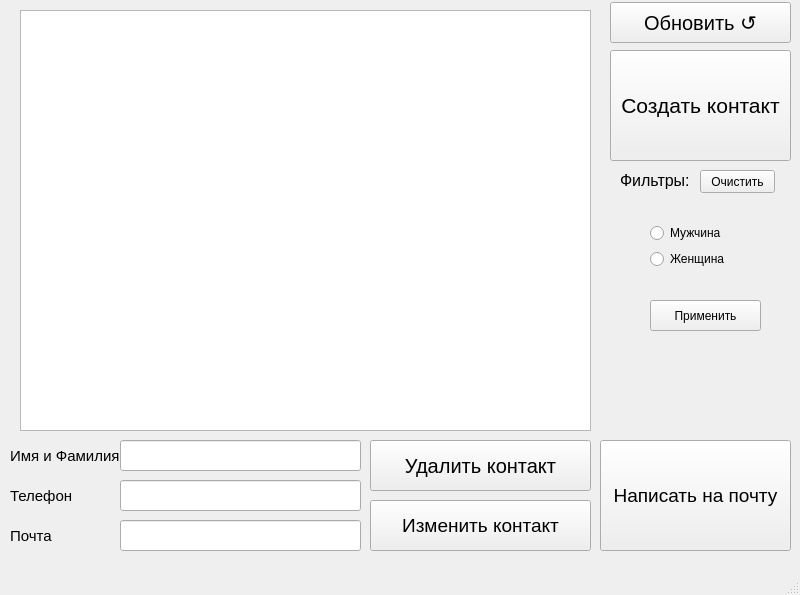
<?xml version="1.0" encoding="UTF-8"?>
<ui version="4.0">
 <class>all_contact</class>
 <widget class="QMainWindow" name="all_contact">
  <property name="geometry">
   <rect>
    <x>0</x>
    <y>0</y>
    <width>800</width>
    <height>595</height>
   </rect>
  </property>
  <property name="windowTitle">
   <string>Контакты</string>
  </property>
  <widget class="QWidget" name="centralwidget">
   <widget class="QPushButton" name="pushButton">
    <property name="geometry">
     <rect>
      <x>610</x>
      <y>50</y>
      <width>181</width>
      <height>111</height>
     </rect>
    </property>
    <property name="font">
     <font>
      <pointsize>16</pointsize>
     </font>
    </property>
    <property name="text">
     <string>Создать контакт</string>
    </property>
   </widget>
   <widget class="QLabel" name="label">
    <property name="geometry">
     <rect>
      <x>620</x>
      <y>170</y>
      <width>81</width>
      <height>21</height>
     </rect>
    </property>
    <property name="font">
     <font>
      <pointsize>12</pointsize>
     </font>
    </property>
    <property name="text">
     <string>Фильтры:</string>
    </property>
   </widget>
   <widget class="QPushButton" name="obnov">
    <property name="geometry">
     <rect>
      <x>610</x>
      <y>2</y>
      <width>181</width>
      <height>41</height>
     </rect>
    </property>
    <property name="font">
     <font>
      <pointsize>15</pointsize>
     </font>
    </property>
    <property name="text">
     <string>Обновить ↺</string>
    </property>
   </widget>
   <widget class="QListWidget" name="listWidget">
    <property name="geometry">
     <rect>
      <x>20</x>
      <y>10</y>
      <width>571</width>
      <height>421</height>
     </rect>
    </property>
   </widget>
   <widget class="QLineEdit" name="nameline">
    <property name="geometry">
     <rect>
      <x>120</x>
      <y>440</y>
      <width>241</width>
      <height>31</height>
     </rect>
    </property>
   </widget>
   <widget class="QLineEdit" name="nameline_2">
    <property name="geometry">
     <rect>
      <x>120</x>
      <y>480</y>
      <width>241</width>
      <height>31</height>
     </rect>
    </property>
   </widget>
   <widget class="QLineEdit" name="nameline_3">
    <property name="geometry">
     <rect>
      <x>120</x>
      <y>520</y>
      <width>241</width>
      <height>31</height>
     </rect>
    </property>
   </widget>
   <widget class="QLabel" name="label_2">
    <property name="geometry">
     <rect>
      <x>10</x>
      <y>440</y>
      <width>111</width>
      <height>31</height>
     </rect>
    </property>
    <property name="font">
     <font>
      <pointsize>11</pointsize>
     </font>
    </property>
    <property name="text">
     <string>Имя и Фамилия</string>
    </property>
   </widget>
   <widget class="QLabel" name="label_3">
    <property name="geometry">
     <rect>
      <x>10</x>
      <y>480</y>
      <width>111</width>
      <height>31</height>
     </rect>
    </property>
    <property name="font">
     <font>
      <pointsize>11</pointsize>
     </font>
    </property>
    <property name="text">
     <string>Телефон</string>
    </property>
   </widget>
   <widget class="QLabel" name="label_4">
    <property name="geometry">
     <rect>
      <x>10</x>
      <y>520</y>
      <width>111</width>
      <height>31</height>
     </rect>
    </property>
    <property name="font">
     <font>
      <pointsize>11</pointsize>
     </font>
    </property>
    <property name="text">
     <string>Почта</string>
    </property>
   </widget>
   <widget class="QPushButton" name="sendemail">
    <property name="geometry">
     <rect>
      <x>600</x>
      <y>440</y>
      <width>191</width>
      <height>111</height>
     </rect>
    </property>
    <property name="font">
     <font>
      <pointsize>14</pointsize>
     </font>
    </property>
    <property name="text">
     <string>Написать на почту</string>
    </property>
   </widget>
   <widget class="QPushButton" name="deletecontact">
    <property name="geometry">
     <rect>
      <x>370</x>
      <y>440</y>
      <width>221</width>
      <height>51</height>
     </rect>
    </property>
    <property name="font">
     <font>
      <pointsize>15</pointsize>
     </font>
    </property>
    <property name="text">
     <string>Удалить контакт</string>
    </property>
   </widget>
   <widget class="QPushButton" name="deletecontact_2">
    <property name="geometry">
     <rect>
      <x>370</x>
      <y>500</y>
      <width>221</width>
      <height>51</height>
     </rect>
    </property>
    <property name="font">
     <font>
      <pointsize>14</pointsize>
     </font>
    </property>
    <property name="text">
     <string>Изменить контакт</string>
    </property>
   </widget>
   <widget class="QPushButton" name="pushButton_2">
    <property name="geometry">
     <rect>
      <x>700</x>
      <y>170</y>
      <width>75</width>
      <height>23</height>
     </rect>
    </property>
    <property name="text">
     <string>Очистить</string>
    </property>
   </widget>
   <widget class="QPushButton" name="pushButton_3">
    <property name="geometry">
     <rect>
      <x>650</x>
      <y>300</y>
      <width>111</width>
      <height>31</height>
     </rect>
    </property>
    <property name="text">
     <string>Применить</string>
    </property>
   </widget>
   <widget class="QWidget" name="">
    <property name="geometry">
     <rect>
      <x>650</x>
      <y>200</y>
      <width>108</width>
      <height>93</height>
     </rect>
    </property>
    <layout class="QVBoxLayout" name="verticalLayout_2">
     <item>
      <layout class="QVBoxLayout" name="verticalLayout">
       <item>
        <widget class="QRadioButton" name="man">
         <property name="text">
          <string>Мужчина</string>
         </property>
        </widget>
       </item>
       <item>
        <widget class="QRadioButton" name="radioButton_2">
         <property name="text">
          <string>Женщина</string>
         </property>
        </widget>
       </item>
      </layout>
     </item>
    </layout>
   </widget>
  </widget>
  <widget class="QStatusBar" name="statusbar"/>
  <widget class="QMenuBar" name="create_contact">
   <property name="geometry">
    <rect>
     <x>0</x>
     <y>0</y>
     <width>800</width>
     <height>21</height>
    </rect>
   </property>
  </widget>
 </widget>
 <resources/>
 <connections/>
</ui>
